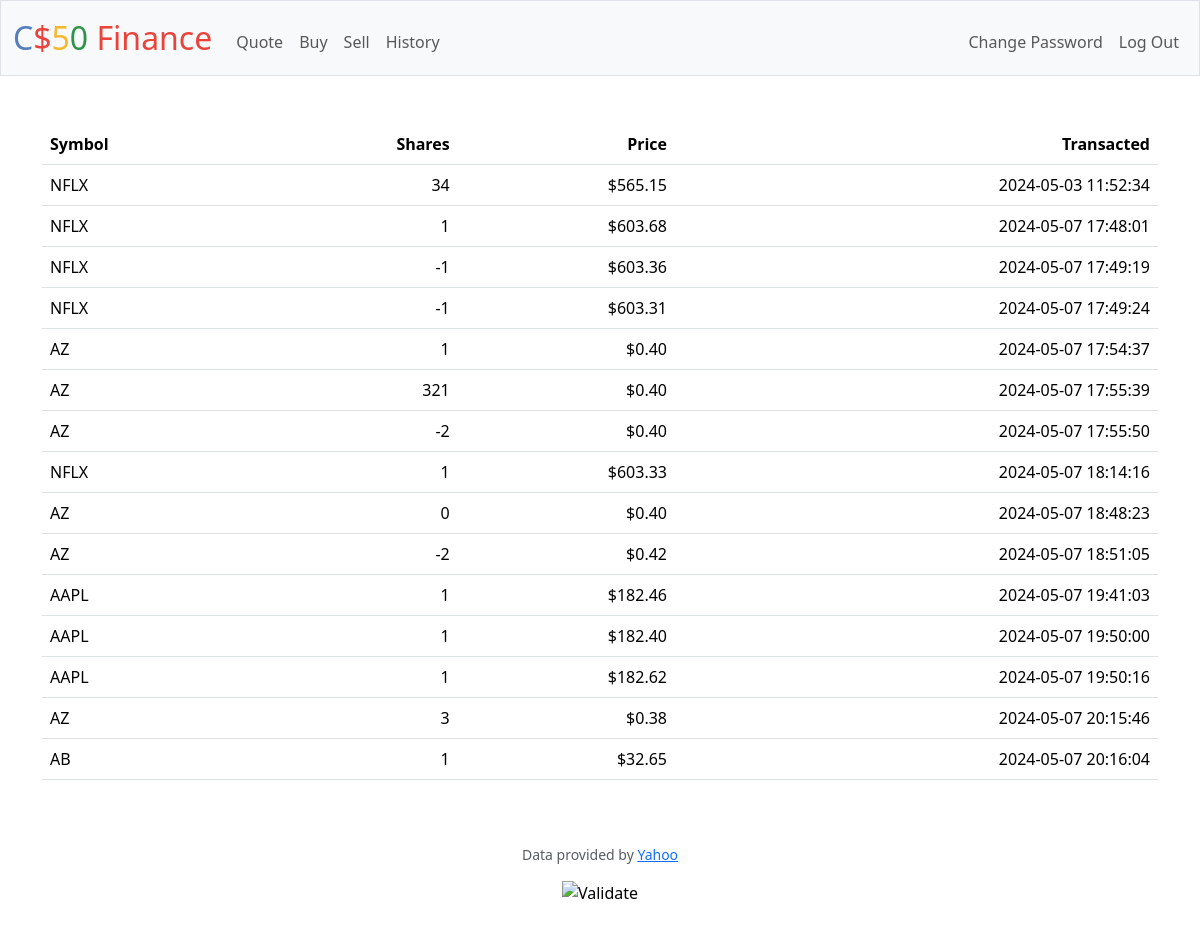
Screenshot of /history (signed in) with the database file from the repository.
### tables this page shows
CREATE TABLE 'shares' ('share_id' INTEGER PRIMARY KEY NOT NULL, 'user_id' INTEGER,'symbol' TEXT, 'shares' INTEGER,'price' NUMERIC, 'date' DATETIME DEFAULT CURRENT_TIMESTAMP,'currentprice' NUMERIC);

### app.py (the view)
@app.route("/history")
@login_required
def history():
    history = db.execute("SELECT symbol, shares, price, date FROM shares where user_id = ? ORDER BY date", session["user_id"])
    return render_template("history.html", history = history)

### app.py (called while the page is built)
@app.after_request
def after_request(response):
    response.headers["Cache-Control"] = "no-cache, no-store, must-revalidate"
    response.headers["Expires"] = 0
    response.headers["Pragma"] = "no-cache"
    return response

### helpers.py (called while the page is built)
def login_required(f):
    @wraps(f)
    def decorated_function(*args, **kwargs):
        if session.get("user_id") is None:
            return redirect("/login")
        return f(*args, **kwargs)
    return decorated_function

def usd(value):
    return f"${value:,.2f}"

### templates/history.html (shortened to what this page needs)
{% extends "layout.html" %}
{% block main %}
<table class="table">
    <thead>
        <tr>
            <th class="text-start">Symbol</th>
            <th class="text-end">Shares</th>
            <th class="text-end">Price</th>
            <th class="text-end">Transacted</th>
        </tr>
    </thead>
    <tbody>
        {% for history in history %}
            <tr>
                <td class="text-start">{{ history.symbol }}</td>
                <td class="text-end">{{ history.shares }}</td>
                <td class="text-end">{{ history.price | usd }}</td>
                <td class="text-end">{{ history.date }}</td>
            </tr>
            {% endfor %}
    </tbody>
</table>
{% endblock %}

### rows the page displays
shares: symbol "NFLX", shares "34", price "$565.15", date "2024-05-03 11:52:34"
shares: symbol "NFLX", shares "1", price "$603.68", date "2024-05-07 17:48:01"
shares: symbol "NFLX", shares "-1", price "$603.36", date "2024-05-07 17:49:19"
shares: symbol "NFLX", shares "-1", price "$603.31", date "2024-05-07 17:49:24"
shares: symbol "AZ", shares "1", price "$0.40", date "2024-05-07 17:54:37"
shares: symbol "AZ", shares "321", price "$0.40", date "2024-05-07 17:55:39"
shares: symbol "AZ", shares "-2", price "$0.40", date "2024-05-07 17:55:50"
shares: symbol "NFLX", shares "1", price "$603.33", date "2024-05-07 18:14:16"
shares: symbol "AZ", shares "0", price "$0.40", date "2024-05-07 18:48:23"
shares: symbol "AZ", shares "-2", price "$0.42", date "2024-05-07 18:51:05"
shares: symbol "AAPL", shares "1", price "$182.46", date "2024-05-07 19:41:03"
shares: symbol "AAPL", shares "1", price "$182.40", date "2024-05-07 19:50:00"
shares: symbol "AAPL", shares "1", price "$182.62", date "2024-05-07 19:50:16"
shares: symbol "AZ", shares "3", price "$0.38", date "2024-05-07 20:15:46"
shares: symbol "AB", shares "1", price "$32.65", date "2024-05-07 20:16:04"
